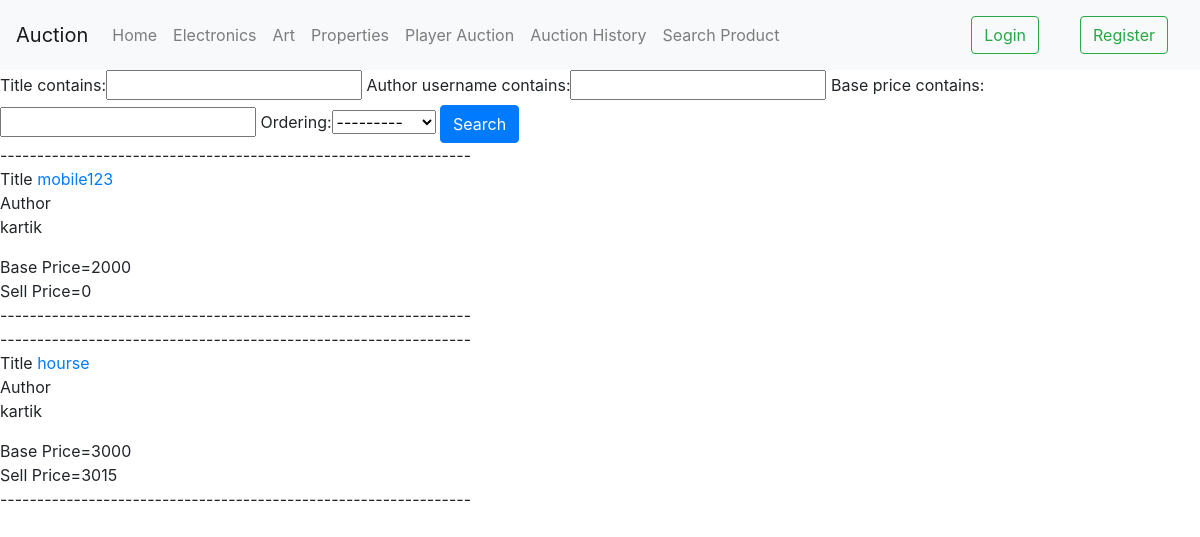
The app's page /searchpost/ with its own data.
### blog/models.py (models this page shows, shortened)
class Post(models.Model):
    title = models.CharField(max_length=100)
    content = models.TextField()
    author = models.ForeignKey(User, on_delete=models.CASCADE)
    product_category=models.CharField(max_length=256, choices=[('electronic', 'electronic'), ('propertie','propertie'), ('art', 'art')],default="electronic")
    base_price=models.IntegerField(default="")
    raising_price=models.PositiveIntegerField(default=1, validators=[MinValueValidator(1)])
    sell_price=models.IntegerField(default=0,blank=True, null=True)
    status=models.CharField(max_length=50,default="bidding",choices=[('bidding', 'bidding'),('unsold', 'unsold'), ('sold','sold')])
    sell_customer_name= models.CharField(max_length=50,default="",blank=True)
    date = models.DateField(default=datetime.now)
    hour= models.PositiveIntegerField(default=0, validators=[MinValueValidator(0), MaxValueValidator(23)])
    minite=models.PositiveIntegerField(default=0, validators=[MinValueValidator(0), MaxValueValidator(59)])
    second=models.PositiveIntegerField(default=0, validators=[MinValueValidator(0), MaxValueValidator(59)])
    image = models.ImageField(default='default.jpg', upload_to='product_pics')

### blog/views.py (the view)
# urls.py: path('searchpost/', views.PostFilterListView.as_view(), name='search'),
class PostFilterListView(ListView):
    model=Post
    template_name = 'blog/searchpost.html'
    def get_context_data(self, **kwargs):
        context = super().get_context_data(**kwargs)
        context["filter"] = PostFilter(self.request.GET, queryset=self.get_queryset())
        return context

### blog/templates/blog/searchpost.html
{% extends "blog/base.html" %}
{% load bootstrap%}
{% block content %}
<form method="GET" action="">
{{ filter.form|bootstrap}}
<button type="submit" class="btn btn-primary">Search</button>
</form>
    {% for pla in filter.qs %}
    ----------------------------------------------------------------
        <article class="media content-section">
          <div class="media-body">
            <div class="article-metadata">
             Title <a class="mr-2" href="#">{{ pla.title }}</a>
            </div>
           Author <p class="article-content">{{ pla.author }}</p>
            Base Price={{pla.base_price}}<br>Sell Price={{pla.sell_price}}<br>
            ----------------------------------------------------------------
          </div>
        </article>
    {% endfor %}
{% endblock content %}

### records on screen
Post: title "mobile123", author "kartik", base_price "2000", sell_price "0"
Post: title "hourse", author "kartik", base_price "3000", sell_price "3015"
